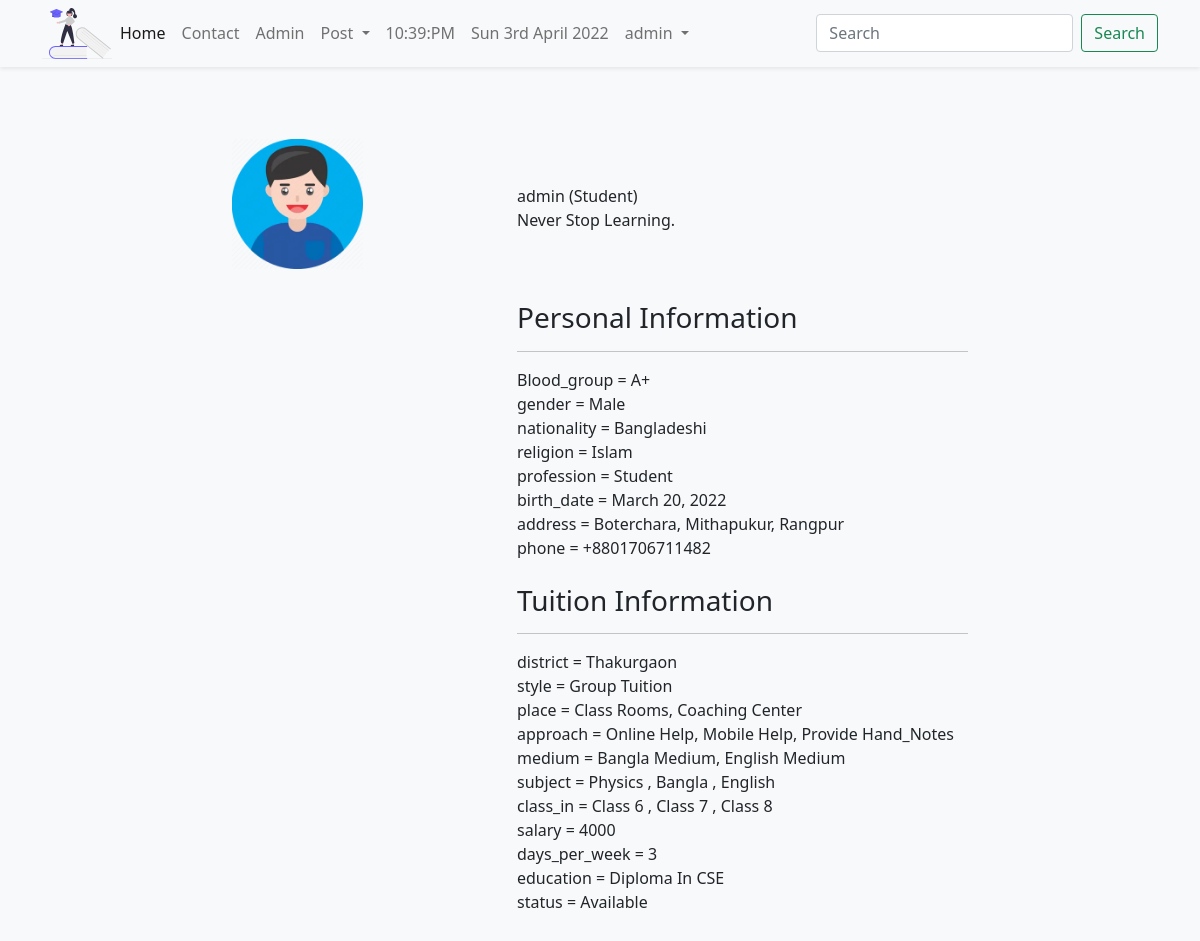
Page /session/otherprofile/admin/ on the committed database.
### session/models.py (models this page shows, shortened)
class UserProfile(models.Model):
    GENDER_CHOICE = (
        ('Male', 'Male'),
        ('Female', 'Female'),
    )
    CATEGORY = (
        ('Student', 'Student'),
        ('Teacher', 'Teacher'),
    )
    BLOOD_GROUP = (
        ('A+','A+'),
        ('AB+','AB+'),
        ('AB-','AB-'),
        ('B+','B+'),
        ('B-','B-'),
        ('O+','O+'),
        ('O-','O-'),
    )
    user = models.OneToOneField(User, on_delete=models.CASCADE)
    birth_date = models.DateField()
    blood_group = models.CharField(max_length=3, choices=BLOOD_GROUP)
    gender = models.CharField(max_length=50, choices=GENDER_CHOICE)
    address = models.CharField(max_length=150)
    phone = models.CharField(max_length=14)
    nationality = models.CharField(max_length=30)
    religion = models.CharField(max_length=50)
    biodata = models.TextField(max_length=200)
    profession = models.CharField(max_length=50, choices=CATEGORY, null=True)
    image = models.ImageField(default='default.jpg', upload_to='session/images')

class TuitionProfile(models.Model):
    STATUS = (
        ('Available','Available'),
        ('Busy','Busy'),
    )
    Choice_Style = (
        ('Group_Tuition', 'Group Tuition'),
        ('Private_Tuition', 'Private Tuition'),
    )
    Choice_Place = (
        ('Class_Rooms', 'Class Rooms'),
        ('Coaching_Center', 'Coaching Center'),
        ('Home_Visit', 'Home Visit'),
        ('My_Place', 'My Place'),
    )
    Choice_Approach = (
        ('Online_Help', 'Online Help'),
        ('Mobile_Help', 'Mobile Help'),
        ('Provide_Hand_Notes', 'Provide Hand_Notes'),
        ('Video_Tutorials', 'Video_Tutorials'),
    )
    Choice_Medium = (
        ('Bangla_Medium','Bangla Medium'),
        ('English_Medium','English Medium'),
        ('Arabic_Medium','Arabic Medium'),
        ('Hindi_Medium','Hindi Medium'),
        ('Sports_Section','Sport Section'),
        ('Singing_Section','Singing Section'),
        ('Dance_Section','Dance Section'),
        ('Extra Curricular Activities','Extra Curricular Activities'),
        ('Language Learning','Language Learning'),
        ('Computer Learning','Computer Learning'),
    )
    user = models.OneToOneField(User, on_delete=models.CASCADE, related_name='tuitionprofile')
    district = models.ForeignKey(District, on_delete=models.SET_NULL, null=True, related_name='district')
    style = MultiSelectField(choices=Choice_Style, max_choices=3, max_length=100)
    place = MultiSelectField(choices=Choice_Place, max_choices=3, max_length=100)
    approach = MultiSelectField(choices=Choice_Approach, max_choices=3, max_length=100)
    medium = MultiSelectField(choices=Choice_Medium, max_choices=3, max_length=100)
    subject = models.ManyToManyField(Subject, related_name='subjects')
    class_in = models.ManyToManyField(Class_in, related_name='classes')
    salary = models.CharField(max_length=100)
    days_per_week = models.CharField(max_length=100)
    education = models.CharField(max_length=100, null=True)
    status = models.CharField(max_length=100, choices=STATUS)

### tuition/models.py (models this page shows, shortened)
class District(models.Model):
    name = models.CharField(max_length=100)
    def __str__(self):
        return self.name

class Subject(models.Model):
    name = models.CharField(max_length=100)
    def __str__(self):
        return self.name

class Class_in(models.Model):
    name = models.CharField(max_length=100)
    def __str__(self):
        return self.name

### session/views.py (the view)
# urls.py: path('otherprofile/<str:username>/', otherprofile, name='otherprofile'),
def otherprofile(request,username):
    user = User.objects.get(username=username)
    return render(request, 'session/otherprofile.html', {'user':user})

### templates/session/otherprofile.html
{% extends 'basic.html' %}
{% block body %}
    <section class="otherprofile py-5" id="otherprofile">
        <div class="container py-4">
            <div class="row justify-content-center align-items-center mb-4">
                <div class="col-lg-3 text">
                    <img src="{{user.userprofile.image.url}}" class="w-50 mb-2" alt=""> <br>
                </div>
                <div class="col-lg-5">
                    {{user.username}} ({{user.userprofile.profession}}) <br>
                    {{user.userprofile.biodata}}
                </div>
            </div>
            <div class="row justify-content-center mb-4">
                <div class="col-lg-3"></div>
                <div class="col-lg-5">
                    <h3>Personal Information</h3>
                    <hr>
                    {% if user.userprofile %}
                    Blood_group = {{user.userprofile.blood_group}} <br>
                    gender = {{user.userprofile.gender}} <br>
                    nationality = {{user.userprofile.nationality}} <br>
                    religion = {{user.userprofile.religion}} <br>
                    profession = {{user.userprofile.profession}} <br>
                    birth_date = {{user.userprofile.birth_date}} <br>
                    address = {{user.userprofile.address}} <br>
                    phone = {{user.userprofile.phone}} <br>
                    {% else %}
                    <p>Sorry, {{user.username}} hasn't created account still !</p>
                    {% endif %}
                </div>
            </div>
            <div class="row justify-content-center mb-4">
                <div class="col-lg-3"></div>
                <div class="col-lg-5">
                    <h3>Tuition Information</h3>
                    <hr>
                   {% if user.tuitionprofile %}
                   district = {{user.tuitionprofile.district}}  <br>
                   style = {{user.tuitionprofile.style}} <br>
                   place = {{user.tuitionprofile.place}} <br>
                   approach = {{user.tuitionprofile.approach}} <br>
                   medium = {{user.tuitionprofile.medium}} <br>
                   subject = {% for s in user.tuitionprofile.subject.all %}{{s}}
                    {% if not forloop.last %},{% endif %} {% endfor %} <br>
                   class_in = {% for c in user.tuitionprofile.class_in.all %}{{c}}
                    {% if not forloop.last %},{% endif %} {% endfor %} <br>
                   salary = {{user.tuitionprofile.salary}} <br>
                   days_per_week = {{user.tuitionprofile.days_per_week}} <br>
                   education = {{user.tuitionprofile.education}} <br>
                   status = {{user.tuitionprofile.status}}
                   {% endif %}
                </div>
            </div>
        </div>
    </section>
{% endblock %}

### templates/basic.html (shortened to what this page needs)
<!DOCTYPE html>
<html lang="en">
  <head>
    {% load static %}
    <link rel="stylesheet" href="{% static 'css/font-awesome.min.css' %}">
    <link href="{% static 'css/bootstrap.min.css' %}" rel="stylesheet" type="text/css">
    <link rel="stylesheet" href="{% static 'css/style.css' %}" type="text/css">
    {% load notifications_tags %}
  </head>
  <body class="bg-light">
    <nav class="navbar navbar-expand-lg navbar-light bg-light shadow-sm">
      <div class="container-lg">
          <img src="{% static 'images/logo/education.svg' %}" class="img-fluid" width="70" height="30" alt="Logo">
        <div class="collapse navbar-collapse" id="navbarSupportedContent">
          <ul class="navbar-nav me-auto mb-2 mb-lg-0">
            <li class="nav-item">
              <a class="nav-link active" aria-current="page" href="{% url 'homeview' %}">Home</a>
            </li>
            <li class="nav-item">
              <a class="nav-link" href="/tuition/contact/">Contact</a>
            </li>
            <li class="nav-item">
              <a class="nav-link" href="/admin/">Admin</a>
            </li>
              {% notifications_unread as unread_count %}
            <li class="nav-item dropdown">
              <a class="nav-link dropdown-toggle" href="#" id="navbarDropdown" role="button" data-bs-toggle="dropdown" aria-expanded="false">
                Post
              </a>
            </li>
            <li class="nav-item">
              <a class="nav-link" href="">{% now 'h:i:A' %}</a>
            </li>
            <li class="nav-item">
              <a class="nav-link" href="">{% now 'D jS F Y' %}</a>
            </li>
            {% if user.is_authenticated %}
            <li class="nav-item dropdown">
              <a class="nav-link dropdown-toggle" href="#" id="navbarDropdown" role="button" data-bs-toggle="dropdown" aria-expanded="false">
                {{user.username}}
              </a>
            </li>
            {% endif %}
          </ul>
          <form class="d-flex" method="POST" action="/tuition/search/">
            <input class="form-control me-2" type="search" name="search" placeholder="Search" aria-label="Search">
            <button class="btn btn-outline-success" type="submit">Search</button>
          </form>
        </div>
      </div>
    </nav>
    {% block body %}
    {% endblock body %}
  </body>
</html>

### rows in the picture
Subject: name "Physics"
Subject: name "Bangla"
Subject: name "English"
Class_in: name "Class 6"
Class_in: name "Class 7"
Class_in: name "Class 8"

### other values in the picture
{{ user.username }} "admin"
{{ user.userprofile.profession }} "Student"
{{ user.userprofile.biodata }} "Never Stop Learning."
{{ user.userprofile.blood_group }} "A+"
{{ user.userprofile.gender }} "Male"
{{ user.userprofile.nationality }} "Bangladeshi"
{{ user.userprofile.religion }} "Islam"
{{ user.userprofile.birth_date }} "March 20, 2022"
{{ user.userprofile.address }} "Boterchara, Mithapukur, Rangpur"
{{ user.userprofile.phone }} "+8801706711482"
{{ user.tuitionprofile.district }} "Thakurgaon"
{{ user.tuitionprofile.style }} "Group Tuition"
{{ user.tuitionprofile.place }} "Class Rooms, Coaching Center"
{{ user.tuitionprofile.approach }} "Online Help, Mobile Help, Provide Hand_Notes"
{{ user.tuitionprofile.medium }} "Bangla Medium, English Medium"
